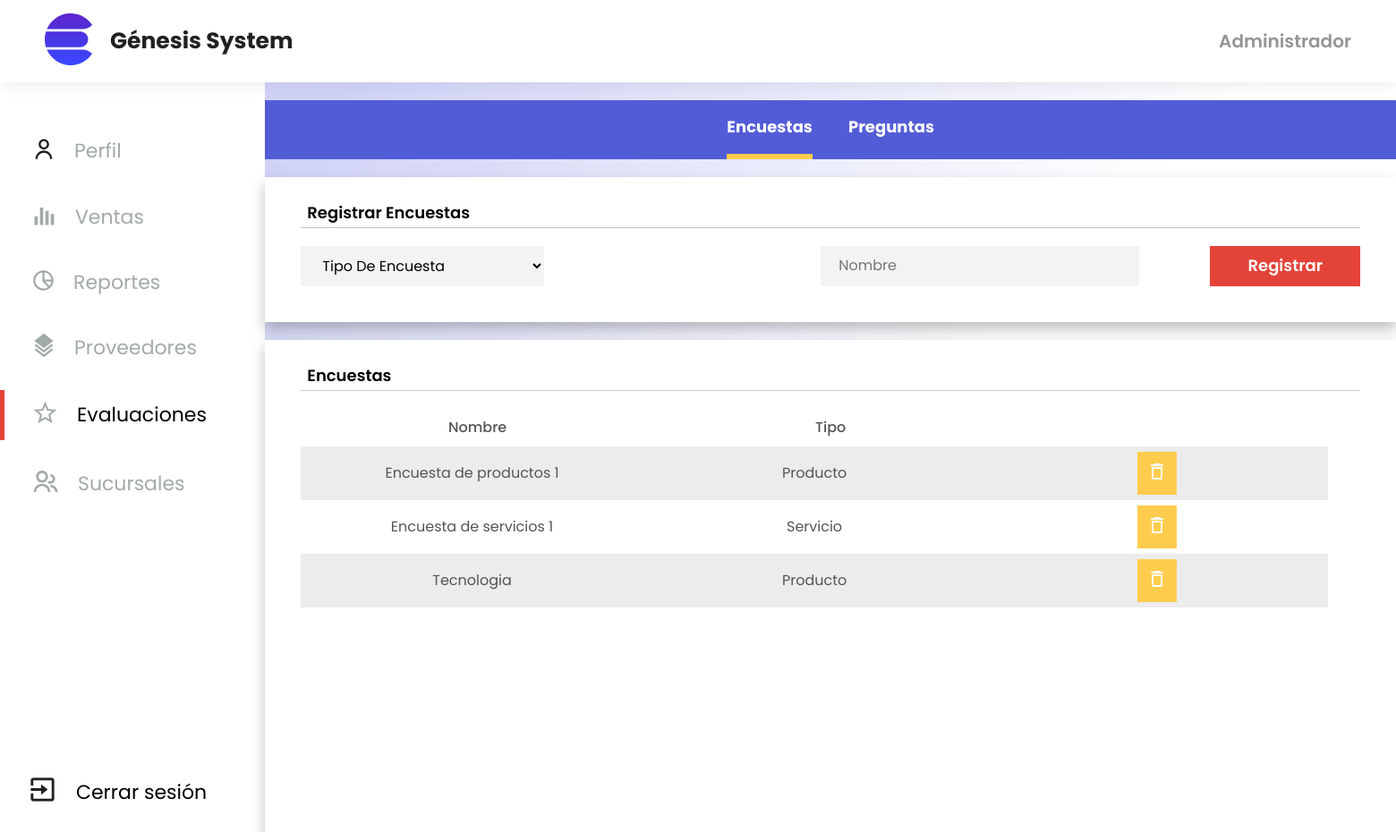
The page /registrarEvaluaciones (signed in) on the database its author committed.
### models.py (models this page shows, shortened)
class Encuesta(db.Model):
    id = db.Column(db.Integer, primary_key = True, autoincrement = True)
    nombre = db.Column(db.String(100), nullable = False)
    tip_id = db.Column(db.Integer, db.ForeignKey(Tipo.id), nullable = False)
    tipo = db.relationship('Tipo')

class Tipo(db.Model):
    id = db.Column(db.Integer, primary_key = True, autoincrement = True)
    nombre = db.Column(db.String(30), nullable = False)

### app.py (the view)
@app.route('/registrarEvaluaciones', methods=["GET", "POST"])
def registrarEvaluaciones():
    if 'nombre' in session:
        if request.method == 'POST':
            db.session.add(Encuesta(nombre = request.form['nombre'], tip_id = request.form['idTipo']))
            db.session.commit()
        return render_template('adm-evaluaciones.html', tipos = Tipo.query.all(), encuestas = db.session.query(Encuesta, Tipo.nombre).join(Tipo).all())
    return redirect(url_for('login', comprobacion = 'Logged'))

### templates/adm-evaluaciones.html (shortened to what this page needs)
{% extends './baseMenu.html' %}
{% block identMenu %}
    <p class="header-menu__parrafo no-margin">Administrador</p>
{% endblock %}
{% block elementsSide %}
    <a href="{{url_for('admPerfil')}}" class="element-side">
        <div class="icon">
            <img src="../static/Imgs/user.svg" alt="Icono Perfil">
        </div>
        <p class="element-side__text element-side__text--active no-margin">Perfil</p>
    </a>
    <a href="{{url_for('admVentas')}}" class="element-side ">
        <div class="icon">
            <img src="../static/Imgs/bar_chart.svg" alt="Icono Ventas">
        </div>
        <p class="element-side__text no-margin">Ventas</p>
    </a>
    <a href="" class="element-side">
        <div class="icon">
            <img src="../static/Imgs/pie_chart_outline.svg" alt="Icono Reportes">
        </div>
        <p class="element-side__text no-margin">Reportes</p>
    </a>
    <a href="{{url_for('registrarProveedor')}}" class="element-side">
        <div class="icon">
            <img src="../static/Imgs/layers_alt.svg" alt="Icono Proveedores">
        </div>
        <p class="element-side__text no-margin">Proveedores</p>
    </a>
    <a href="{{url_for('registrarEvaluaciones')}}" class="element-side element-side--active">
        <div class="icon">
            <img src="../static/Imgs/star_border.svg" alt="Icono Evaluaciones">
        </div>
        <p class="element-side__text no-margin">Evaluaciones</p>
    </a>
    <a href="{{url_for('registrarSucursal')}}" class="element-side no-margin">
        <div class="icon">
            <img src="../static/Imgs/group.svg" alt="Icono Operarios">
        </div>
        <p class="element-side__text no-margin">Sucursales</p>
    </a>
{% endblock %}
{% block mainContainer %}
    <header class="contenedor-administracion header-administracion">
        <nav class="nav-administracion">
            <a href="{{url_for('registrarEvaluaciones')}}" class="nav-administracion__enlace nav-administracion__enlace--activo">Encuestas</a>
            <a href="{{url_for('registrarPreguntas')}}" class="nav-administracion__enlace no-margin">Preguntas</a>
        </nav>
    </header>
    <main class="contenedor-administracion contenedor-administracion--sombra">
        <form action="{{url_for('registrarEvaluaciones')}}" class="administracion-registrar" method="POST">
            <h2 class="administracion-registrar__titulo">Registrar Encuestas</h2>
            <div class="flex-row-container justify-space-between">
                <div class="controles-registrar">
                    <select class="controles-registrar__control" name="idTipo" id="select" required>
                        <option selected disabled>Tipo De Encuesta</option>
                    </select>
                    <input type="text" placeholder="Nombre" class="controles-registrar__control" name="nombre" required>
                </div>
                <button class="button button-registrar" disabled>Registrar</button>
            </div>
        </form>
    </main class="contenedor-administracion">
    <div class="contenedor-administracion contenedor-administracion--sombra">
        <section class="administracion-registrar administracion-registros">
            <table class="administracion-tabla">
                <caption class="administracion-registrar__titulo">Encuestas</caption>
                <thead>
                    <th>Nombre</th>
                    <th>Tipo</th>
                    <th></th>
                </thead>
                <tbody>
                    {% for encuesta in encuestas %}
                        {% set colorRow = 'administracion-tabla__fila--blanca' %}
                        {% if loop.index % 2 != 0 %}
                            {% set colorRow = 'administracion-tabla__fila' %}
                        {% endif %}
                    <tr class="{{colorRow}}">
                        <td class="text-align-center">{{encuesta[0].nombre}}</td>
                        <td class="text-align-center">{{encuesta[1]}}</td>
                        <td class="text-align-center">
                            <a href="{{url_for('eliminarEncuesta', id = encuesta[0].id)}}" class="button-eliminar">
                                <img src="../static/Imgs/delete_outline.png" alt="Icono Eliminar">
                            </a>
                        </td>
                    </tr>
                    {% endfor %}
                </tbody>
            </table>
        </section>
    </div>
{% endblock %}

### static/styles/style.css (style rules this page uses)
:root { --primary-color: #FFF; --color--title: #212121; --color-text: #7D7D7D; --color-logo: #9097EA; --fuente-principal: 'Poppins', sans-serif; --fuente-secundaria: 'Roboto', sans-serif; }
html { font-size: 62.5%; box-sizing: border-box; }
body { font-size: 1.6rem; font-family: var(--fuente-principal); }
a { text-decoration: none; }
img { max-width: 100%; }
.no-margin { margin: 0 !important; }
.text-align-center { text-align: center; }
.control select,.button { cursor: pointer }
.button { border: none; background-color: #E4433A; font-weight: 700; color: var(--primary-color); font-size: 1.8rem; transition: box-shadow .5s ease; }
.height-100 { height: 100% !important; }
.flex-column-container { display: flex; flex-direction: column; }
.header-menu__parrafo { font-weight: 600; color: #959595; font-size: 2rem; }
.flex-row-container { display: flex; }
.element-side { display: flex; align-items: center; margin-bottom: 2rem; color: #A2AAA9; border-left: 5px solid #FFF; }
.element-side--active { border-left-color: #E4433A; }
.container-cerrar-sesion, .element-side { align-items: center; padding: 1rem 3rem; }
.container-cerrar-sesion__img, .icon { margin-right: 2rem; }
.container-cerrar-sesion, .element-side--active, .element-side { font-size: 2.2rem; }
.container-cerrar-sesion, .element-side--active { color: var(--color-title); }
.contenedor-administracion { background-color: var(--primary-color); max-width: 145rem; margin: 0 auto; }
.contenedor-administracion--sombra { box-shadow: 0 8px 15px 0 rgba(0, 0, 0, .25); }
.header-administracion { margin-top: 2rem; }
.nav-administracion { background-color: #525CD7; display: flex; justify-content: center; }
.nav-administracion__enlace { padding: 2rem 0; display: inline-block; height: 2rem; margin-right: 4rem; color: var(--primary-color); font-weight: 700; font-size: 1.8rem; }
.nav-administracion__enlace--activo { border-bottom: 6px solid #FFCC4D; }
.administracion-registrar { padding: 3rem 4rem 4rem 4rem; margin-top: 2rem; }
.administracion-registrar__titulo { font-size: 1.8rem; padding-bottom: .5rem; padding-left: .7rem; border-bottom: 1px solid #C7C7C7; margin-top: 0; margin-bottom: 2rem; font-weight: 600; text-align: start; }
.justify-space-between { justify-content: space-between; }
.controles-registrar { flex-basis: calc(80% - 1rem); display: flex; justify-content: space-between; }
.controles-registrar__control { padding: 1rem 2rem; border: none; background-color: #F3F3F3; flex-basis: 29%; }
.button-registrar { flex-basis: calc(15% - 1rem); font-weight: 600; }
.administracion-registros { height: 48rem; }
.administracion-tabla { width: 100%; table-layout: fixed; border-collapse: collapse; }
.administracion-tabla__fila { background-color: #ECECEC; }
.administracion-tabla__fila--blanca { background-color: #FFF; }
.administracion-tabla th { height: 4rem; font-weight: 500; }
.administracion-tabla tbody { display: block; width: 137rem; height: 39rem; overflow-y: auto; }
.administracion-tabla td { height: 6rem; width: 34.25rem; padding: 0 2rem; }
.administracion-tabla th, .administracion-tabla td { color: #545454; }
.button-eliminar { display: inline-block; padding: 1rem; background-color: #FFCC4D; }

### rows shown on the page
Encuesta: nombre "Encuesta de productos 1", nombre "Producto"
Encuesta: nombre "Encuesta de servicios 1", nombre "Servicio"
Encuesta: nombre "Tecnologia", nombre "Producto"
